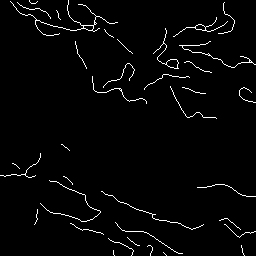
#> input picture Michael.tif, 256 x 256 px
$ jupyter execute --allow-errors main_measurements.ipynb
#> lines starting #> are read from the running program, lines starting #| are printed output that depends on the picture; after the words box and inside, x2 and y2 are one past the last pixel; in counts of white or black regions, pixels touching at a corner belong together
[cell 1]
import numpy as np

from skimage.transform import probabilistic_hough_line
from skimage.util import view_as_windows

from collections import namedtuple
import math
import random

from skimage.morphology import dilation, disk, square
from skimage import io
import matplotlib.pyplot as plt
import matplotlib.patches as mpatches
from scipy import stats
import itertools
import functools
from skimage import filters, img_as_ubyte, img_as_float
from skimage import transform, exposure
from sklearn import metrics
from tqdm.notebook import tqdm
from skimage.measure import label, regionprops
from matplotlib import pyplot as plt

[cell 2]
random.seed(10)
np.random.seed(10)

[cell 3]
Point = namedtuple('Point', 'x y')
Segment = namedtuple('Segment', 'point_0, point_1, length')
points_dist = lambda pt_0, pt_1 : math.sqrt((pt_0.x-pt_1.x)**2 + (pt_0.y-pt_1.y)**2)
segment_angle = lambda segment : math.atan2((segment.point_1.y-segment.point_0.y), (segment.point_1.x-segment.point_0.x)) #* 180 / math.pi

[cell 4]
def norm_counts(counts, weights):
    """
        This function returns a set of normalized counts, based on the weights of bins
    """
    weights = [i/ min(weights) for i in weights]
    counts_norm = [list(itertools.repeat(count, int(weight)))  for count, weight in zip(counts, weights)]
    return functools.reduce(lambda x1, x2 : x1+x2, counts_norm)

[cell 5]
def joint_filter(image):
    """
        This function takes a centerline image (numpy array) and replace joints with 0
    """
    image = img_as_float(image)
    coords = []
    corner_tpl = np.array([[1, 0, 1], [0, 0, 0], [1, 0, 1]])
    edge_tpl = np.array([[0, 1, 0], [1, 0, 1], [0, 1, 0]])
    for i in range(image.shape[0]-1):
        for j in range(image.shape[1]-1):
            if i > 1 and j > 1:
                kernel = image[i-1:i+2, j-1:j+2]
                if kernel[1, 1] == 1:
                    if np.sum(kernel)>=5:
                        coords.append(np.asarray([i, j]))
                        image[i, j] = 0
                    elif np.sum(kernel*corner_tpl)>=3 or np.sum(kernel*edge_tpl)>=3:
                        image[i, j] = 0
                    elif np.sum(kernel*corner_tpl)==2 and np.sum(kernel*edge_tpl)==1:
                        image[i, j] = 0
                    elif np.sum(kernel*corner_tpl)==1 and np.sum(kernel*edge_tpl)==2:
                        image[i, j] = 0
    return np.vstack(coords) if len(coords)>0 else np.array([]), img_as_ubyte(image)

def smooth_mask(mask, smooth_sigma=2):
    density = exposure.rescale_intensity(filters.gaussian(
                                                            dilation(mask,
                                                            footprint=disk(1)),
                                                            sigma=smooth_sigma,
                                                            preserve_range=False),
                                        out_range=(0, 1))
    return density

def compute_feats(test_patch, smooth_sigma=2):
    """
        This function takes a centerline image (numpy array) and return centerline features and individual fragments
    """
    # compute cirvar, cirmean, lenvar, lenmean, num_segs, alignment coefficient (normalized)
    test_patch = test_patch.copy()
    lines = probabilistic_hough_line(test_patch, threshold=1, line_length=2, line_gap=0, seed=0)
    angles = []
    lengths = []
    joints, filtered = joint_filter(test_patch)
    labeled = label(filtered, connectivity=2)
    regions = regionprops(labeled)
    line_lengths = np.asarray([region.area for region in regions if region.area>3])
    for line in lines:
        p0, p1 = line # (x1, y1), (x2, y2)
        if p0[0]<=p1[0]:
            point_0 = Point(p0[0], p0[1])
            point_1 = Point(p1[0], p1[1])
        if p0[0]>p1[0]:
            point_1 = Point(p0[0], p0[1])
            point_0 = Point(p1[0], p1[1])
        segment = Segment(point_0, point_1, points_dist(point_0, point_1))
        angles.append(segment_angle(segment))
        lengths.append(segment.length)

    density = smooth_mask(test_patch)
    if len(lines)>0:
        angles_norm = norm_counts(angles, lengths)
        cirmean = stats.circmean(angles_norm, high=math.pi/2, low=-math.pi/2)
        cirvar = stats.circvar(angles_norm, high=math.pi/2, low=-math.pi/2)
        lenmean = np.mean(line_lengths) + joints.shape[0]/np.count_nonzero(test_patch)
        lenvar = np.var(line_lengths/lenmean)
        intensity = np.count_nonzero(test_patch)
        feats = {'cir_mean' : cirmean, 'cir_var' : cirvar, 'len_mean' : lenmean, 'len_var' : lenvar, 'intensity' : intensity, 'density' : density}
    else:
        feats = {'cir_mean' : 1, 'cir_var' : 1, 'len_mean' : 1, 'len_var' : 1, 'intensity' : 1, 'density' : density}
    return feats, regions

[cell 6]
def image_to_feats(edges, window_size=128, step_factor=8):
    """
        This function takes a large centerline image (numpy array), view as windows, invoke compute_feats, and return centerline features in a list.
    """
    edges = edges.copy()
    edges_padded = np.pad(edges, pad_width=(int(window_size/2), int(window_size/2)), mode='reflect')
    sequence_patches = view_as_windows(edges_padded,
                                        window_shape=(window_size, window_size),
                                        step=(int(window_size/step_factor),
                                        int(window_size/step_factor))
                                        )
    feats = []
    for i in range(sequence_patches.shape[0]):
        for j in range(sequence_patches.shape[1]):
            test_patch = sequence_patches[i, j]
            feats.append(compute_feats(test_patch))
    return feats, (sequence_patches.shape[0], sequence_patches.shape[1])

[cell 7]
def iou(mask_1, mask_2, beta=1e-3, soft=False):
    """
        This function computes a (soft) IoU of two input masks.
    """
    if soft:
        union = mask_1**2 + mask_2**2 - mask_1*mask_2
        intersection = mask_1 * mask_2
    else:
        union = np.logical_or(mask_1, mask_2)
        intersection = np.logical_and(mask_1, mask_2)
    ratio = (intersection.sum()+beta)/(union.sum()+beta)
    return ratio, union, intersection


def norm_feats(vecs):
    """
        This function normalize the features to 0-1.
    """
    vecs_1 = vecs.copy()
    for col in range(vecs_1.shape[1]):
        vecs_1[:, col] = exposure.rescale_intensity(vecs_1[:, col], out_range=(0, 1))
    return vecs_1

[cell 8]
def centerline_similarity(centerlines_1, centerlines_2, window_size=128, step_factor=8):
    feats_1, shape = image_to_feats(centerlines_1, window_size=window_size, step_factor=step_factor)
    feats_2, _ = image_to_feats(centerlines_2, window_size=window_size, step_factor=step_factor)
    iou_scores = []
    vecs_1 = []
    vecs_2 = []
    for feat_1, feat_2 in zip(feats_1, feats_2):
        vec_1 = np.array( [ feat_1[k] for k in list(feat_1.keys())[:-1] ])
        vec_2 = np.array( [ feat_2[k] for k in list(feat_2.keys())[:-1] ])
        vec_1 = np.nan_to_num(vec_1)
        vec_2 = np.nan_to_num(vec_2)
        vecs_1.append(vec_1)
        vecs_2.append(vec_2)
        iou_scores.append(iou(feat_1['density'], feat_2['density'], soft=True))
    vecs_1 = np.vstack(vecs_1)
    vecs_2 = np.vstack(vecs_2)
    vecs_1_norm = norm_feats(vecs_1)
    vecs_2_norm = norm_feats(vecs_2)
    sims = []
    for vec_1, vec_2 in zip(vecs_1_norm, vecs_2_norm):
        sim = metrics.pairwise.cosine_similarity(vec_1.reshape(1, -1), vec_2.reshape(1, -1))
        # sim = metrics.mean_squared_error(vec_1.reshape(1, -1), vec_2.reshape(1, -1)) * (vec_1[-1]+vec_2[-1])/2
        sims.append(sim)
    # sims = exposure.rescale_intensity( np.array([max(sims)-i for i in sims]), out_range=(0, 1))
    canvas = np.zeros(shape[0]*shape[1])
    for idx, item in enumerate(sims):
        canvas[idx] = 0.0*item + 1.0*iou_scores[idx]
    canvas = canvas.reshape(shape)
    canvas = 1- transform.resize(canvas, (int(shape[0]*window_size/step_factor), int(shape[1]*window_size/step_factor)))
    return canvas[:centerlines_1.shape[0], :centerlines_1.shape[1]]

#> (a cell that did not finish here is left out)

[cell 10]
image_1 = io.imread('Michael.tif')
#> image_1: shape (256, 256); 2.5% white in thin lines or dots
image_2 = io.imread('Bin.tif')
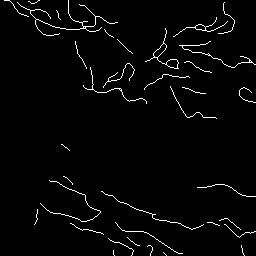
#> input picture Bin.tif, 256 x 256 px
#> image_2: shape (256, 256); 2.5% white in thin lines or dots

#> (a cell that did not finish here is left out)

#> in image_to_feats, `edges_padded = np.pad(edges, pad_width=(int(window_size/2), int(window..`:
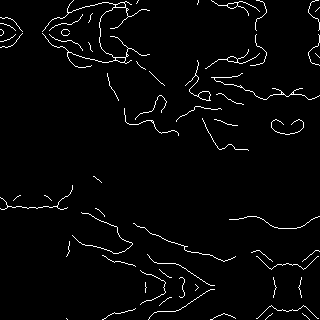
#> edges_padded: shape (320, 320); 2.6% white in thin lines or dots
#> after the loop in image_to_feats, `for i in range(sequence_patches.shape[0]):`:
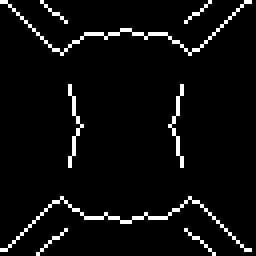
#> test_patch: shape (64, 64) (shown 4 times larger); 4.8% white in thin lines or dots
#> call 2 of image_to_feats, with window_size = 64, step_factor = 8
#> in image_to_feats (call 2), `edges_padded = np.pad(edges, pad_width=(int(window_size/2), int(window..`:
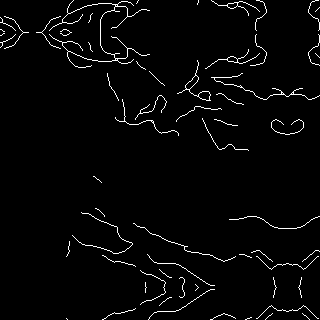
#> edges_padded: shape (320, 320); 2.6% white in thin lines or dots
#> the loop in image_to_feats (call 2), `for i in range(sequence_patches.shape[0]):` made 33 passes
#> pass 1, in compute_feats (call 1090), `test_patch = test_patch.copy()`:
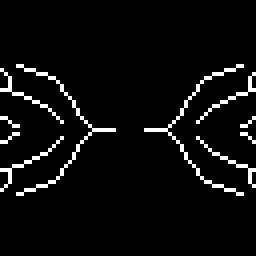
#> test_patch: shape (64, 64) (shown 4 times larger); 4.8% white in thin lines or dots, all inside (x1, y1, x2, y2) = (0, 16, 64, 49)
#> pass 1, in compute_feats (call 1090), `labeled = label(filtered, connectivity=2)`:
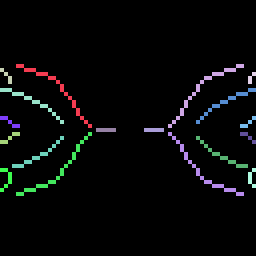
#> labeled: shape (64, 64) int64 (shown 4 times larger); 19 distinct labels, from 0 to 18; one colour per label, 0 black
#> the loop in centerline_similarity, `for feat_1, feat_2 in zip(feats_1, feats_2):` made 1 pass

#> (a cell that did not finish here is left out)

[cell 13]
ratio, U, I = iou(smooth_mask(image_1), smooth_mask(image_2), soft=True)
#> in iou, `union = mask_1**2 + mask_2**2 - mask_1*mask_2`:
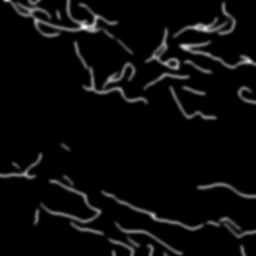
#> union: shape (256, 256) float64; min 0, max 0.996, mean 0.0436

[cell 14]
plt.imshow(U)

[cell 15]
plt.imshow(U-I)
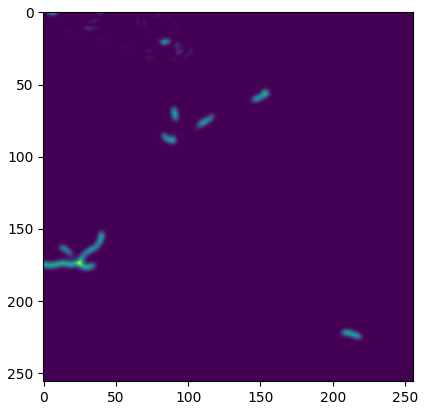
#> figure drawn by matplotlib, 1 panel

[cell 16]
features, regions = compute_feats(image_1)

[cell 17]
plt.imshow(features['density'])
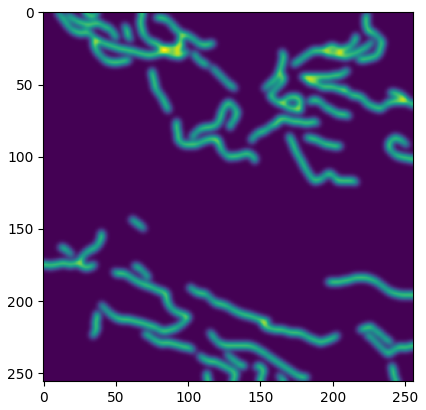
#> figure drawn by matplotlib, 1 panel

[cell 18]
region = regions[0]

[cell 19]
plt.imshow(regions[8].image)
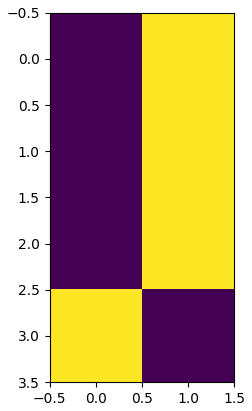
#> figure drawn by matplotlib, 1 panel
